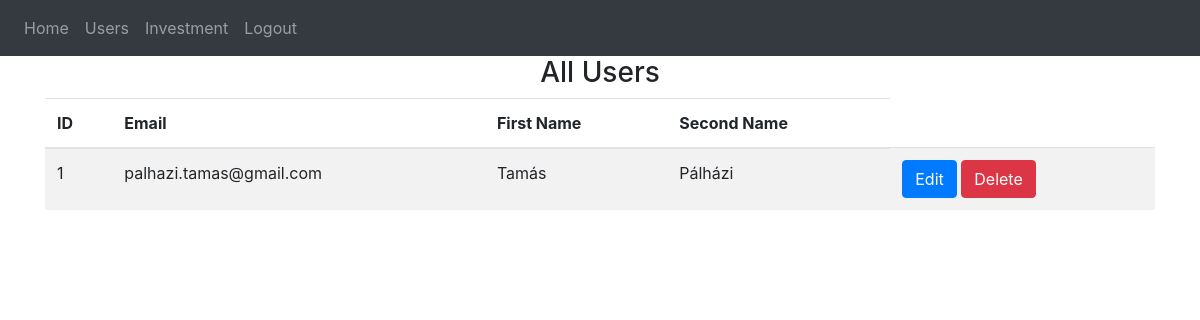
/all-users (signed in), run on an earlier commit of the app's database.
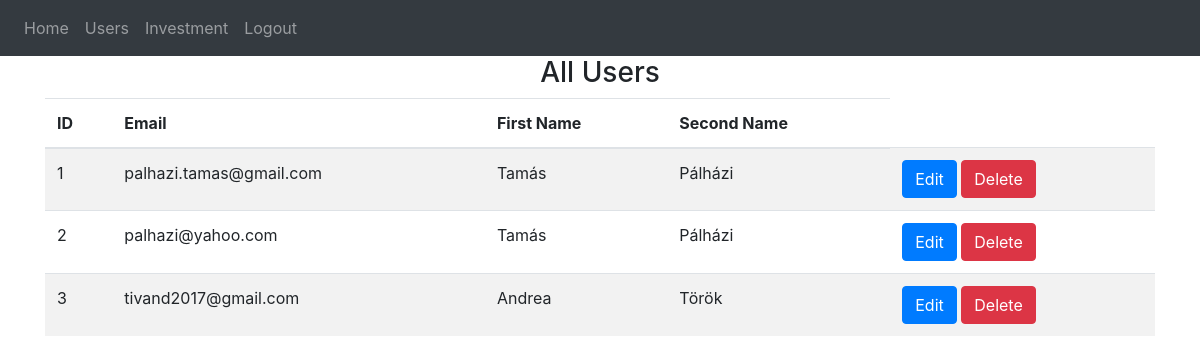
And on a later commit of the database.
### website/models.py (models this page shows)
class User(db.Model, UserMixin):
    id = db.Column(db.Integer, primary_key=True)
    email = db.Column(db.String(150), unique=True)
    password = db.Column(db.String(150))
    first_name = db.Column(db.String(150))
    second_name = db.Column(db.String(150))
    notes = db.relationship('Note')

### website/views.py (the view)
@views.route('/all-users', methods=['GET'])
@login_required
def all_users():
    users = User.query.all()
    return render_template("all_users.html", users=users, user=current_user)

### website/__init__.py (called while the page is built)
def create_app():
    app = Flask(__name__)
    app.config['SECRET_KEY'] = 'hjshjhdjah kjshkjdhjs'
    app.config['SQLALCHEMY_DATABASE_URI'] = f'sqlite:///{DB_NAME}'
    db.init_app(app)
    from .views import views
    from .auth import auth
    app.register_blueprint(views, url_prefix='/')
    app.register_blueprint(auth, url_prefix='/')
    from .models import User, Note
    with app.app_context():
        db.create_all()
    login_manager = LoginManager()
    login_manager.login_view = 'auth.login'
    login_manager.init_app(app)
    @login_manager.user_loader
    def load_user(id):
        return User.query.get(int(id))
    return app

### website/templates/all_users.html (shortened to what this page needs)
{% extends "base.html" %}
{% block content %}
    <h3 align="center">All Users</h3>
    <table class="table table-striped">
        <thead>
            <tr>
                <th scope="col">ID</th>
                <th scope="col">Email</th>
                <th scope="col">First Name</th>
                <th scope="col">Second Name</th>
            </tr>
        </thead>
        <tbody>
            {% for user in users %}
                <tr>
                    <td>{{ user.id }}</td>
                    <td>{{ user.email }}</td>
                    <td>{{ user.first_name }}</td>
                    <td>{{ user.second_name }}</td>
                    <td>
                        <a href="{{ url_for('views.edit_user', user_id=user.id) }}" class="btn btn-primary">Edit</a>
                        <a href="{{ url_for('views.delete_user', user_id=user.id) }}" class="btn btn-danger">Delete</a>
                      </td>
                </tr>
            {% endfor %}
        </tbody>
    </table>
{% endblock %}

### website/templates/base.html (shortened to what this page needs)
<!DOCTYPE html>
<html>
  <head>
    <link
      rel="stylesheet"
      href="https://stackpath.bootstrapcdn.com/bootstrap/4.4.1/css/bootstrap.min.css"
    />
    <link
      rel="stylesheet"
      href="https://stackpath.bootstrapcdn.com/font-awesome/4.7.0/css/font-awesome.min.css"
    />
  </head>
  <body>
    <nav class="navbar navbar-expand-lg navbar-dark bg-dark">
      <div class="collapse navbar-collapse" id="navbar">
        <div class="navbar-nav">
          {% if user.is_authenticated %}
          <a class="nav-item nav-link" id="home" href="/">Home</a>
          <a class="nav-item nav-link" id="allUsers" href="{{ url_for('views.all_users') }}">Users</a>
          <a class="nav-item nav-link" id="createInvestment" href="{{ url_for('views.create_investment') }}">Investment</a>
          <a class="nav-item nav-link" id="logout" href="/logout">Logout</a>
          {% else %}
          <a class="nav-item nav-link" id="login" href="/login">Login</a>
          <a class="nav-item nav-link" id="signUp" href="/sign-up">Sign Up</a>
          {% endif %}
        </div>
      </div>
    </nav>
    <div class="container">{% block content %} {% endblock %}</div>
  </body>
</html>

What changed in the data, as far as the page shows it:
added User: id "2", email "palhazi@yahoo.com", first_name "Tamás", second_name "Pálházi"
added User: id "3", email "tivand2017@gmail.com", first_name "Andrea", second_name "Török"
